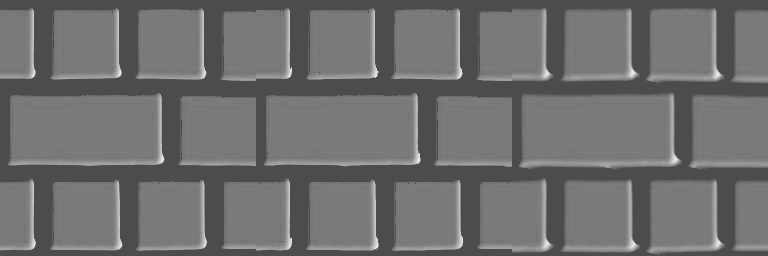
#> input picture lab/horizon/s_phys_bricks_e15.png, 768 x 256 px, given in place of bump_normal.png, which was not available
$ python e2.py
#> lines starting #> are read from the running program, lines starting #| are printed output that depends on the picture
### lab/lab.py
"""
Shadow lab: CPU harness for prototyping few-sample height-field shadows.

Emulates the GLSL sampling environment in numpy (bilinear + trilinear mips,
REPEAT wrap), computes a brute-force area-light reference, and scores
candidate shadow functions against it.

Geometry (physical, matches pomHardShadow / getParallaxOffset in shaders.js):
    surface point   P0 = (uv, ds * h(uv))            h in [0,1], ds = depth_scale
    light ray       P(tau) = P0 + L * tau            L unit, tangent space, L.z > 0
    occluded iff    ds * h(uv + L.xy*tau) > ds*h0 + L.z*tau   for some tau > 0
    ray leaves the height volume at tau_exit = ds * (1 - h0) / L.z

Candidate signature:
    fn(T, uv, L, ds, N) -> visibility array, shape uv.shape[:-1], 1 = lit
      T   Tex object. T.sample(uv, lod=0.0) -> RGBA (..., 4) exactly like
          texture()/textureLod() on tex_norm: rgb = encoded normal (0..1),
          a = height. Every call counts as one fetch per pixel (T.fetches).
      uv  (H, W, 2) surface uv of each pixel (after parallax)
      L   (3,) unit tangent-space light direction
      N   sample budget hint (the shadow_steps uniform)
    The fetch at `uv` itself is FREE in the real shader (the shading pass
    already reads normal+height there): get it via T.center(uv), not counted.

Run `python3 lab/lab.py` for the baseline table.
"""
import os, sys, math
import numpy as np
from PIL import Image

ROOT = os.path.dirname(os.path.dirname(os.path.abspath(__file__)))
CACHE = os.path.join(os.path.dirname(os.path.abspath(__file__)), "cache")
TEXTURES = ["bump", "bricks", "rocks"]
ELEVS = [15.0, 30.0, 50.0, 70.0]      # degrees above the surface plane
AZIMS = [25.0, 140.0, 265.0]          # degrees
DS_DEFAULT = 0.08                     # demo default: scale 8 -> 0.08
LIGHT_RADIUS = 0.05                   # angular radius of the reference area light (rad)
RES = 256                             # evaluation grid, 1 pixel == 1 texel


def light(elev_deg, azim_deg):
    e, a = math.radians(elev_deg), math.radians(azim_deg)
    return np.array([math.cos(e) * math.cos(a), math.cos(e) * math.sin(a), math.sin(e)])


class Tex:
    def __init__(self, name):
        self.name = name
        img = np.asarray(Image.open(os.path.join(ROOT, name + "_normal.png")).convert("RGBA"))
        self.mips = [img.astype(np.float32) / 255.0]
        while self.mips[-1].shape[0] > 1:           # box-filtered mip chain (generateMipmap)
            m = self.mips[-1]
            self.mips.append(0.25 * (m[0::2, 0::2] + m[1::2, 0::2] + m[0::2, 1::2] + m[1::2, 1::2]))
        self.size = img.shape[0]
        self.fetches = 0

    def _bilinear(self, level, uv):
        m = self.mips[level]
        n = m.shape[0]
        x = uv[..., 0] * n - 0.5
        y = uv[..., 1] * n - 0.5
        x0 = np.floor(x).astype(np.int64); y0 = np.floor(y).astype(np.int64)
        fx = (x - x0)[..., None].astype(np.float32); fy = (y - y0)[..., None].astype(np.float32)
        x1 = (x0 + 1) % n; y1 = (y0 + 1) % n; x0 %= n; y0 %= n
        return ((m[y0, x0] * (1 - fx) + m[y0, x1] * fx) * (1 - fy)
                + (m[y1, x0] * (1 - fx) + m[y1, x1] * fx) * fy)

    def _sample(self, uv, lod):
        top = len(self.mips) - 1
        if np.isscalar(lod):
            lod = float(min(max(lod, 0.0), top))
            l0 = int(math.floor(lod)); f = lod - l0
            out = self._bilinear(l0, uv)
            if f > 0:
                out = out * (1 - f) + self._bilinear(min(l0 + 1, top), uv) * f
            return out
        lod = np.clip(np.broadcast_to(lod, uv.shape[:-1]), 0.0, top)
        l0 = np.floor(lod).astype(int); f = (lod - l0)[..., None].astype(np.float32)
        out = np.zeros(uv.shape[:-1] + (4,), np.float32)
        for lv in range(int(l0.min()), int(min(l0.max() + 1, top)) + 1):
            s = self._bilinear(lv, uv)
            out += s * np.where(l0 == lv, 1 - f[..., 0], 0)[..., None]
            out += s * np.where(l0 + 1 == lv, f[..., 0], 0)[..., None]
        return out

    def sample(self, uv, lod=0.0):
        """textureLod(tex_norm, uv, lod). Counts one fetch."""
        self.fetches += 1
        return self._sample(uv, lod)

    def center(self, uv):
        """The fetch at the shaded point: free (shading already needs it)."""
        return self._sample(uv, 0.0)

    def height(self, uv):   # uncounted, for references only
        return self._sample(uv, 0.0)[..., 3]

    def uv_grid(self, res=RES):
        """Pixel-centre uv grid covering res x res texels (1 px == 1 texel)."""
        span = res / self.size
        c = (np.arange(res) + 0.5) / res * span
        u, v = np.meshgrid(c, c)
        return np.stack([u, v], -1)


def decode_normal(rgba):
    n = rgba[..., :3] * 2.0 - 1.0
    return n / np.maximum(np.linalg.norm(n, axis=-1, keepdims=True), 1e-6)


# ---------------------------------------------------------------- reference
def hard_reference(T, uv, L, ds, step_texels=0.5, bias=1e-3):
    """Brute-force hard shadow: fine linear march until the ray leaves the volume."""
    h0 = T.height(uv)
    Lxy = L[:2]; hlen = float(np.linalg.norm(Lxy))
    if hlen < 1e-6:
        return np.ones_like(h0)
    dtau = step_texels / T.size / hlen            # tau per step (uv step = step_texels texels)
    nsteps = int(math.ceil(ds / L[2] / dtau)) + 1
    vis = np.ones_like(h0)
    for i in range(1, nsteps + 1):
        tau = i * dtau
        ray_h = h0 + L[2] * tau / ds
        if ray_h.min() > 1.0:
            break
        h = T.height(uv + Lxy * tau)
        vis = np.where(h > ray_h + bias, 0.0, vis)
    return vis


def soft_reference(T, uv, L, ds, radius=LIGHT_RADIUS, rings=((0.0, 1), (0.5, 5), (0.9, 9))):
    """Area light: average hard shadows over a disc of directions around L."""
    up = np.array([0.0, 0.0, 1.0])
    a = np.cross(L, up); a /= np.linalg.norm(a)
    b = np.cross(L, a)
    acc = 0.0; cnt = 0
    for r, k in rings:
        for j in range(k):
            phi = 2 * math.pi * (j + 0.5 * r) / k
            d = L + radius * r * (math.cos(phi) * a + math.sin(phi) * b)
            d /= np.linalg.norm(d)
            if d[2] < 0.02:
                d[2] = 0.02; d /= np.linalg.norm(d)
            acc = acc + hard_reference(T, uv, d, ds); cnt += 1
    return acc / cnt


def cached_reference(T, elev, azim, ds=DS_DEFAULT, radius=LIGHT_RADIUS):
    os.makedirs(CACHE, exist_ok=True)
    key = f"{T.name}_e{elev:g}_a{azim:g}_ds{ds:g}_r{radius:g}.npy"
    path = os.path.join(CACHE, key)
    if os.path.exists(path):
        return np.load(path)
    L = light(elev, azim)
    ref = soft_reference(T, T.uv_grid(), L, ds, radius) if radius > 0 else hard_reference(T, T.uv_grid(), L, ds)
    np.save(path, ref.astype(np.float32))
    return ref


# ---------------------------------------------------------------- baselines
def fxps(T, uv, L, ds, N, alpha=0.5):
    """fastApproximateShadow from shaders.js, verbatim."""
    ray = L * ds
    h0 = T.center(uv)[..., 3]
    shadow = np.zeros_like(h0)
    for i in range(1, int(N) + 1):
        t = (i / N) ** alpha
        ray_h = h0 + ray[2] * t
        sh = T.sample(uv + ray[:2] * t)[..., 3]
        shadow = np.maximum(shadow, (sh - ray_h) / i)
    return np.clip(1.0 - shadow * N, 0.0, 1.0)


# [11 lines left out: function pom_soft, not called in this run]


def no_shadow(T, uv, L, ds, N):
    return np.ones(uv.shape[:-1], np.float32)


# ---------------------------------------------------------------- metrics
# [4 lines left out: function blur, not called in this run]


def ndotl(T, uv, L):
    return np.clip(decode_normal(T.center(uv)) @ L.astype(np.float32), 0.0, 1.0)


# [37 lines left out: function evaluate, not called in this run]


def fmt(name, m):
    return (f"{name:28s} rmse={m['rmse']:.4f} lit={m['rmse_lit']:.4f} blur={m['rmse_blur']:.4f} "
            f"bias={m['bias']:+.4f} flicker={m['flicker']:.2f} fetches={m['fetches']:.1f}")


# ---------------------------------------------------------------- images
def save_sheet(path, fns, tex="rocks", elev=30.0, azim=25.0, N=4, ds=DS_DEFAULT, lit=True, scale=1):
    """Contact sheet: reference | each candidate, side by side. fns = {label: fn}."""
    T = Tex(tex); uv = T.uv_grid(); L = light(elev, azim)
    nl = ndotl(T, uv, L) if lit else 1.0
    tiles = [("reference", cached_reference(T, elev, azim, ds))]
    tiles += [(k, np.clip(f(T, uv, L, ds, N), 0, 1)) for k, f in fns.items()]
    imgs = [np.clip((0.3 + 0.7 * nl * t) if lit else t, 0, 1) for _, t in tiles]
    sheet = np.concatenate(imgs, 1)
    im = Image.fromarray((sheet * 255).astype(np.uint8))
    if scale != 1:
        im = im.resize((im.width * scale, im.height * scale), Image.NEAREST)
    im.save(path)
    return [k for k, _ in tiles]


# [7 lines that do not run on import are left out]

### lab/horizon/hz.py
"""Horizon-formulation experiments. Parameterised candidate family."""
import sys, os, math
sys.path.insert(0, os.path.join(os.path.dirname(os.path.abspath(__file__)), '..'))
import numpy as np
import lab

def dist_t(i, N, kind):
    """normalised sample position in (0,1], i = 1..N"""
    x = i / N
    if kind == 'uni': return x
    if kind == 'quad': return x * x
    if kind == 'sqrt': return math.sqrt(x)
    if kind == 'geo2': return 2.0 ** (i - N)
    if kind == 'geo15': return 1.5 ** (i - N)
    if kind == 'geo3': return 3.0 ** (i - N)
    if kind == 'mid':  return (i - 0.5) / N
    if kind == 'midquad': return ((i - 0.5) / N) ** 2
    raise ValueError(kind)

def horizon(T, uv, L, ds, N, dist='quad', reach='exit', dmax=0.08, r=0.05,
            ramp='lin', combine='max', fade=False, center=0.5, kexit=1.0, hard_r=None):
    """
    slope form: q_i = ds*(h_i-h0)/tau_i  (= horizon slope * |Lxy|); light: L.z
    x_i = (L.z - q_i) * |Lxy| / r   ~ (elevation margin of light centre over horizon)/r
    vis_i = ramp(center + 0.5*x_i)  (center=0.5: disc light half covered when centre on horizon)
    """
    h0 = T.center(uv)[..., 3]
    lxy = math.sqrt(L[0] ** 2 + L[1] ** 2)
    if reach == 'exit':          # per-pixel: to volume exit
        tmax = kexit * ds * (1.0 - h0) / L[2]
    elif reach == 'exitc':       # exit, clamped to dmax (uv distance)
        tmax = np.minimum(kexit * ds * (1.0 - h0) / L[2], dmax / max(lxy, 1e-4))
    elif reach == 'full':        # constant: ds / L.z
        tmax = np.full_like(h0, ds / L[2])
    elif reach == 'fullc':
        tmax = np.full_like(h0, min(ds / L[2], dmax / max(lxy, 1e-4)))
    elif reach == 'fixed':       # constant uv distance
        tmax = np.full_like(h0, dmax / max(lxy, 1e-4))
    elif reach == 'fxps':
        tmax = np.full_like(h0, ds)
    k = lxy / r
    best = None
    prod = np.ones_like(h0); ssum = np.zeros_like(h0)
    for i in range(1, int(N) + 1):
        t = dist_t(i, N, dist)
        tau = tmax * t
        h = T.sample(uv + L[:2] * tau[..., None])[..., 3]
        q = ds * (h - h0) / np.maximum(tau, 1e-6)
        x = (L[2] - q) * k
        if fade:                 # fade far samples: weight -> 0 at t=1
            w = 1.0 - t * t if fade is True else fade(t)
            x = x * 1.0 + (1 - w) * 4.0   # push toward lit
        best = x if best is None else np.minimum(best, x)
        v = np.clip(center + 0.5 * x, 0, 1)
        if ramp == 'smooth': v = v * v * (3 - 2 * v)
        prod *= v; ssum += 1 - v
    if combine == 'max':
        v = np.clip(center + 0.5 * best, 0, 1)
        if ramp == 'smooth': v = v * v * (3 - 2 * v)
        return v
    if combine == 'prod': return prod
    if combine == 'sum': return np.clip(1 - ssum, 0, 1)

def mk(**kw):
    return lambda T, uv, L, ds, N: horizon(T, uv, L, ds, N, **kw)

# [23 lines left out: functions per_elev, per_tex, run, not called in this run]

### lab/horizon/e2.py
from hz import *
for n in lab.TEXTURES:
    T=lab.Tex(n); h=T.mips[0][...,3]
    print(n, 'h mean %.3f p5 %.3f p50 %.3f p95 %.3f'%(h.mean(), *np.percentile(h,[5,50,95])), 'grad/texel %.4f'%np.abs(np.diff(h,axis=1)).mean())
    for e in lab.ELEVS:
        ref=lab.cached_reference(T,e,25.0); print('   elev',e,'ref mean %.3f frac<0.5 %.3f'%(ref.mean(),(ref<0.5).mean()))
#> this loop made 3 passes
#| bump h mean 1.000 p5 1.000 p50 1.000 p95 1.000 grad/texel 0.0000
#| bricks h mean 1.000 p5 1.000 p50 1.000 p95 1.000 grad/texel 0.0000
#| rocks h mean 1.000 p5 1.000 p50 1.000 p95 1.000 grad/texel 0.0000
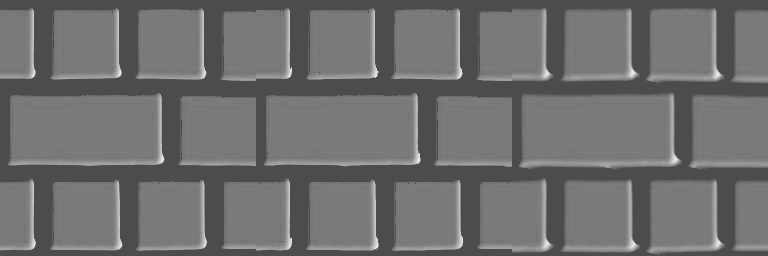
#> input picture lab/horizon/s_phys_bricks_e15.png, 768 x 256 px, given in place of bump_normal.png, which was not available
#> pass 1, in _sample, `out = self._bilinear(l0, uv)`:
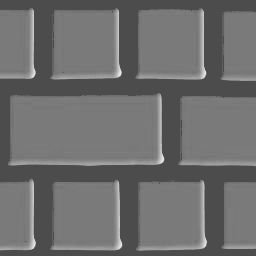
#> out: shape (256, 256, 4) float32; mean of channels 0, 1, 2, 3 0.428, 0.428, 0.428, 1; drawn as R, G, B
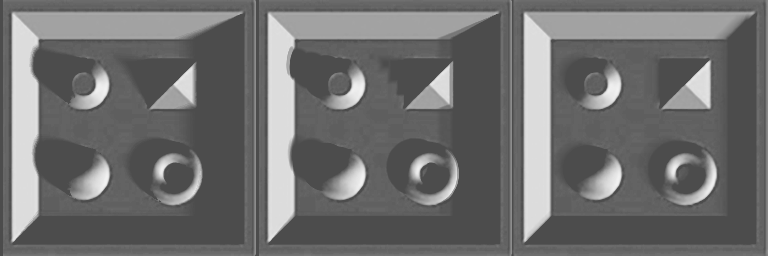
#> input picture lab/horizon/s_phys_bump_e15.png, 768 x 256 px, given in place of bricks_normal.png, which was not available
#> after the loop: ref: shape (256, 256) float32; every value is 1
fns={'phys uni exit':mk(dist='uni',reach='exit'),'fxps':lab.fxps}
for tex in lab.TEXTURES:
    lab.save_sheet('s_phys_%s_e15.png'%tex, fns, tex=tex, elev=15, azim=25, N=4)
    lab.save_sheet('s_phys_%s_e50.png'%tex, fns, tex=tex, elev=50, azim=25, N=4)
#> this loop made 3 passes
#> pass 1, in uv_grid (call 13), `u, v = np.meshgrid(c, c)`:
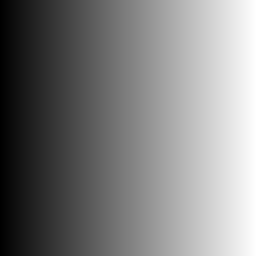
#> u: shape (256, 256) float64; min 0.00195, max 0.998, mean 0.5
#> pass 1, in uv_grid (call 13), `u, v = np.meshgrid(c, c)`:
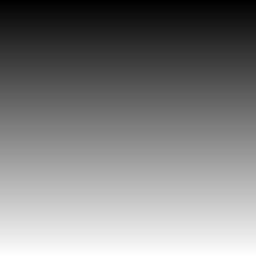
#> v: shape (256, 256) float64; min 0.00195, max 0.998, mean 0.5
